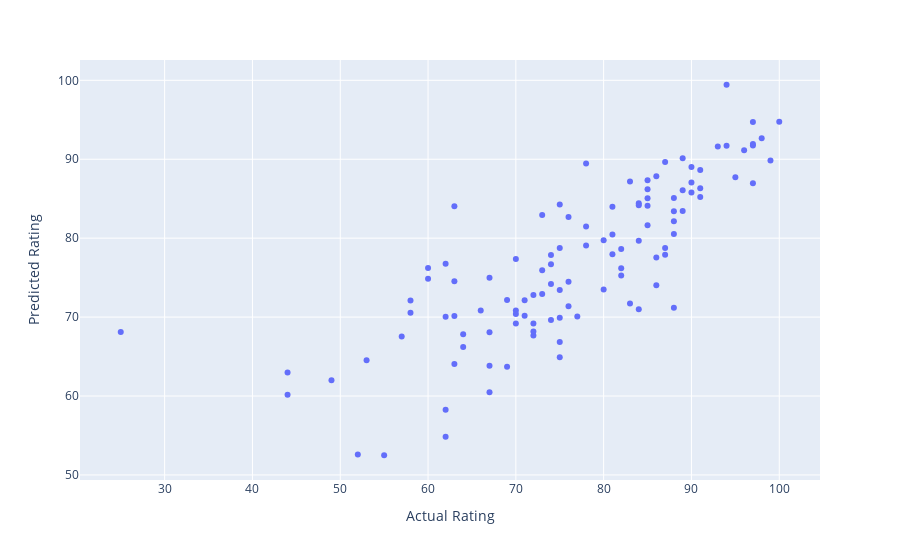

Notebook code cell kept with this figure:
### Code cell
# scatter plot of scores vs actual
fig = px.scatter(test_scores, x="Actual Rating", y="Predicted Rating", hover_name= 'Game')
fig

### Figure 1 — Plotly figure (JSON) as saved in the notebook; plotly's stock layout.template omitted (floating-point values rounded to 4 significant figures)
{"data": [{"hovertemplate": "<b>%{hovertext}</b><br><br>Actual Rating=%{x}<br>Predicted Rating=%{y}<extra></extra>", "hovertext": ["Hi-Fi Rush", "Diablo Immortal", "Team Fortress 2", "Assassin's Creed Freedom Cry", "Mario Tennis Aces", "Mario Kart Wii", "Endless Legend", "Grid (2019)", "Fifa 06 Game Boy Advance", "Assassin's Creed Origins", "Mario Kart 8", "Grand Theft Auto San Andreas", "Stray", "Grid Legends", "Lego Star Wars The Skywalker Saga", "F.I.S.T. Forged In Shadow Torch", "Pokemon Legends Arceus", "Tearaway", "Monster Sanctuary", "Freshly Frosted", "DC Universe Online", "Don't Starve: Console Edition", "Shoppe Keep", "Grand Theft Auto Vice City Stories", "Animal Crossing City Folk", "Golfie", "Tales From the Borderlands", "Trials Fusion", "Football Manager 2012", "Star Wars Battlefront", "Embr", "The Legend of Zelda: Breath of the Wild", "Horizon Zero Dawn", "Monster Hunter Rise", "Far Cry Primal", "Mario & Sonic at the Olympic Games", "Call of Duty Black Ops III", "Marvel's Spider-Man Miles Morales", "Cassette Beasts", "Immortals Fenyx Rising", "Hot Wheels Unleashed", "Spacelines from the Far Out", "Wargroove", "Sackboy: A Big Adventure", "Divinity Original Sin 2", "Cat Quest II", "Dead Nation: Apocalypse Edition", "Minecraft Dungeons", "Back 4 Blood", "VR Worlds", "Metroid Fusion", "Bioshock Infinite", "Forza 4", "Wildermyth", "God of War Ragnarök", "F1 2018", "Football Manager 2007", "Europa Universalis IV", "Super Mario Galaxy", "Neon White", "Far Cry 5", "Dungeon of the Endless", "The Ascent", "Ultimate Chicken Horse", "Diablo 4", "Dirt Rally 2.0", "Apotheon", "Unsighted", "God of War (2018)", "Diablo 3", "Killzone Shadow Fall", "Journey to the Savage Planet", "Uncharted 4 A Thief's End", "You Suck At Parking", "Sea of Thieves", "Dragon Age Origins", "Rollercoaster Tycoon 2", "Middle Earth: Shadow of War", "Doom VFR", "Golf Peaks", "Concrete Genie", "Kingdom New Lands", "Final Fantasy X", "Kena: Bridge of Spirits", "Nier Automata", "Mario Strikers Charged Football", "Crash Bandicoot 4: Its About Time", "Nintendogs", "Super Smash Bros. Ultimate", "Titanfall 2", "The Legend of Zelda: Link's Awakening", "Bioshock", "Human Fall Flat", "Path of Exile", "Lego Star Wars: The Video Game", "Super Mario Galaxy 2", "Rayman Legends", "Hyrule Warriors Age of Calamity", "Psychonauts 2", "Civilization Beyond Earth", "Cities Skylines", "Super Mario Odyssey", "Age of Empires IV", "Batman Arkham Asylum", "Splatoon 3", "Uncharted Drake's Fortune", "OlliOlli World", "Animal Crossing New Horizons", "Guacamelee!", "F1 2015"], "legendgroup": "", "marker": {"color": "#636efa", "symbol": "circle"}, "mode": "markers", "name": "", "orientation": "v", "showlegend": false, "type": "scatter", "x": [97, 44, 84, 70, 66, 88, 74, 69, 44, 82, 94, 91, 86, 72, 63, 49, 82, 85, 83, 78, 58, 71, 52, 83, 67, 53, 87, 77, 78, 70, 62, 100, 97, 81, 67, 63, 78, 89, 81, 76, 75, 60, 74, 75, 89, 72, 57, 64, 63, 55, 90, 95, 88, 73, 96, 85, 91, 85, 98, 85, 76, 74, 64, 75, 76, 73, 71, 86, 99, 88, 70, 72, 94, 62, 67, 85, 84, 60, 25, 69, 80, 67, 80, 84, 63, 75, 74, 75, 90, 88, 73, 93, 62, 81, 82, 97, 91, 72, 89, 62, 88, 97, 70, 90, 84, 86, 87, 87, 75, 58], "xaxis": "x", "y": [86.96, 60.16, 84.43, 70.82, 70.85, 80.52, 74.19, 72.18, 62.97, 75.26, 91.71, 88.63, 74.05, 67.66, 74.55, 61.98, 78.64, 84.11, 71.73, 89.45, 72.12, 72.12, 52.59, 87.18, 68.09, 64.52, 78.76, 70.07, 81.49, 70.4, 54.83, 94.76, 91.73, 83.97, 74.99, 64.06, 79.07, 83.43, 80.48, 71.38, 64.9, 74.85, 77.85, 69.93, 90.13, 69.18, 67.53, 66.2, 70.13, 52.5, 87.06, 87.72, 83.4, 75.95, 91.13, 81.64, 85.23, 85.05, 92.68, 86.19, 74.46, 69.65, 67.83, 66.83, 82.69, 72.93, 70.17, 77.54, 89.84, 71.17, 69.2, 68.16, 99.44, 70.05, 60.47, 87.35, 71.01, 76.23, 68.1, 63.71, 73.5, 63.82, 79.74, 79.67, 84.05, 73.43, 76.71, 84.27, 89.03, 82.15, 82.94, 91.61, 58.25, 77.96, 76.2, 91.93, 86.34, 72.8, 86.06, 76.75, 85.1, 94.71, 77.35, 85.79, 84.16, 87.86, 77.91, 89.65, 78.76, 70.55], "yaxis": "y"}], "layout": {"legend": {"tracegroupgap": 0}, "margin": {"t": 60}, "xaxis": {"anchor": "y", "domain": [0, 1], "title": {"text": "Actual Rating"}}, "yaxis": {"anchor": "x", "domain": [0, 1], "title": {"text": "Predicted Rating"}}}}
